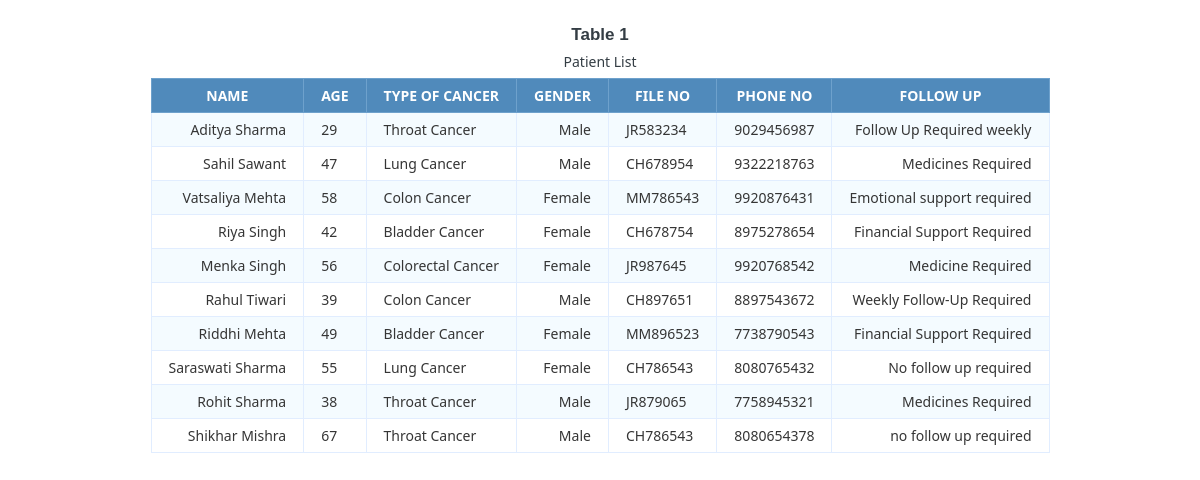
The page /patientlist.php on the database its author committed.
### tables this page shows
CREATE TABLE `patient` (
  `id` int(11) NOT NULL,
  `name` varchar(100) NOT NULL,
  `hospital` varchar(100) DEFAULT NULL,
  `age` int(3) DEFAULT NULL,
  `type_of_cancer` varchar(100) NOT NULL,
  `address` varchar(100) DEFAULT NULL,
  `date_of_reg` timestamp NOT NULL DEFAULT CURRENT_TIMESTAMP ON UPDATE CURRENT_TIMESTAMP,
  `last_modified` timestamp NOT NULL DEFAULT '0000-00-00 00:00:00',
  `gender` varchar(10) NOT NULL,
  `file_no` varchar(100) NOT NULL,
  `phone_no` varchar(10) NOT NULL,
  `follow_up` varchar(100) NOT NULL,
  `password` varchar(100) NOT NULL,
  `email_id` varchar(100) NOT NULL
);

### patientlist.php (the view, shortened to what this page needs)
<html>
<head>
</head>
<body>
<h1>Table 1</h1>
<table class="data-table">
    <caption class="title">Patient List</caption>
    <thead>
    <tr>
        <th>Name</th>
        <th>Age</th>
        <th>Type of cancer</th>
        <th>Gender</th>
        <th>File no</th>
        <th>Phone no</th>
        <th>Follow up</th>
    </tr>
    </thead>
    <tbody>
    <?php
    include_once('connection.php');
    if($stmt = $connection->prepare("SELECT name,age,type_of_cancer,gender,file_no,phone_no,follow_up FROM patient")) {
        $stmt->execute();
        $stmt->bind_result($name, $age, $type_of_cancer,$gender,$file_no,$phone_no,$follow_up);
        while ($stmt->fetch()) {
            echo "<tr><td>";
            echo "$name</td><td>";
            echo "$age</td><td>";
            echo "$type_of_cancer</td><td>";
            echo "$gender</td><td>";
            echo "$file_no</td><td>";
            echo "$phone_no</td><td>";
            echo "$follow_up</td></tr>";
        }
    }
    ?>
    </tbody>
</table>
</body>
</html>

### patientlist.php (style rules this page uses)
body { font-size: 15px; color: #343d44; font-family: "segoe-ui", "open-sans", tahoma, arial; padding: 0; margin: 0; }
table { margin: auto; font-family: "Lucida Sans Unicode", "Lucida Grande", "Segoe Ui"; font-size: 12px; }
h1 { margin: 25px auto 0; text-align: center; font-size: 17px; }
table td { transition: all .5s; }
.data-table { border-collapse: collapse; font-size: 14px; min-width: 537px; }
.data-table th, .data-table td { border: 1px solid #e1edff; padding: 7px 17px; }
.data-table caption { margin: 7px; }
.data-table thead th { background-color: #508abb; color: #FFFFFF; border-color: #6ea1cc !important; text-transform: uppercase; }
.data-table tbody td { color: #353535; }
.data-table tbody td:first-child, .data-table tbody td:nth-child(4), .data-table tbody td:last-child { text-align: right; }
.data-table tbody tr:nth-child(odd) td { background-color: #f4fbff; }

### rows shown on the page
patient: name "Aditya Sharma", age "29", type_of_cancer "Throat Cancer", gender "Male", file_no "JR583234", phone_no "9029456987", follow_up "Follow Up Required weekly"
patient: name "Sahil Sawant", age "47", type_of_cancer "Lung Cancer", gender "Male", file_no "CH678954", phone_no "9322218763", follow_up "Medicines Required"
patient: name "Vatsaliya Mehta", age "58", type_of_cancer "Colon Cancer", gender "Female", file_no "MM786543", phone_no "9920876431", follow_up "Emotional support required"
patient: name "Riya Singh", age "42", type_of_cancer "Bladder Cancer", gender "Female", file_no "CH678754", phone_no "8975278654", follow_up "Financial Support Required"
patient: name "Menka Singh", age "56", type_of_cancer "Colorectal Cancer", gender "Female", file_no "JR987645", phone_no "9920768542", follow_up "Medicine Required"
patient: name "Rahul Tiwari", age "39", type_of_cancer "Colon Cancer", gender "Male", file_no "CH897651", phone_no "8897543672", follow_up "Weekly Follow-Up Required"
patient: name "Riddhi Mehta", age "49", type_of_cancer "Bladder Cancer", gender "Female", file_no "MM896523", phone_no "7738790543", follow_up "Financial Support Required"
patient: name "Saraswati Sharma", age "55", type_of_cancer "Lung Cancer", gender "Female", file_no "CH786543", phone_no "8080765432", follow_up "No follow up required"
patient: name "Rohit Sharma", age "38", type_of_cancer "Throat Cancer", gender "Male", file_no "JR879065", phone_no "7758945321", follow_up "Medicines Required"
patient: name "Shikhar Mishra", age "67", type_of_cancer "Throat Cancer", gender "Male", file_no "CH786543", phone_no "8080654378", follow_up "no follow up required"
